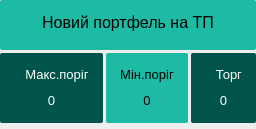
              <widget class="QFrame" name="frame">
               <property name="styleSheet">
                <string notr="true">padding-bottom:6px;
background-color: none</string>
               </property>
               <layout class="QVBoxLayout" name="verticalLayout_36">
                <property name="spacing">
                 <number>3</number>
                </property>
                <property name="leftMargin">
                 <number>0</number>
                </property>
                <property name="topMargin">
                 <number>0</number>
                </property>
                <property name="rightMargin">
                 <number>0</number>
                </property>
                <property name="bottomMargin">
                 <number>0</number>
                </property>
                <item>
                 <widget class="QLabel" name="label_4">
                  <property name="minimumSize">
                   <size>
                    <width>0</width>
                    <height>50</height>
                   </size>
                  </property>
                  <property name="font">
                   <font>
                    <pointsize>12</pointsize>
                    <weight>50</weight>
                    <italic>false</italic>
                    <bold>false</bold>
                   </font>
                  </property>
                  <property name="styleSheet">
                   <string notr="true">background-color: rgb(29, 187, 164);
border: none;
border-radius: 2px;
</string>
                  </property>
                  <property name="text">
                   <string>Новий портфель на ТП</string>
                  </property>
                  <property name="alignment">
                   <set>Qt::AlignCenter</set>
                  </property>
                 </widget>
                </item>
                <item>
                 <layout class="QHBoxLayout" name="horizontalLayout_7">
                  <property name="spacing">
                   <number>3</number>
                  </property>
                  <item>
                   <widget class="QWidget" name="widget_10" native="true">
                    <property name="minimumSize">
                     <size>
                      <width>0</width>
                      <height>50</height>
                     </size>
                    </property>
                    <property name="styleSheet">
                     <string notr="true">color: rgb(255, 255, 255);
background-color: rgb(0, 84, 74);
border-radius: 2px;
border: none;</string>
                    </property>
                    <layout class="QVBoxLayout" name="verticalLayout_37">
                     <item>
                      <widget class="QLabel" name="label_88">
                       <property name="font">
                        <font>
                         <pointsize>10</pointsize>
                         <weight>50</weight>
                         <italic>false</italic>
                         <bold>false</bold>
                        </font>
                       </property>
                       <property name="styleSheet">
                        <string notr="true">padding: 5px;</string>
                       </property>
                       <property name="text">
                        <string>   Макс.поріг</string>
                       </property>
                       <property name="alignment">
                        <set>Qt::AlignCenter</set>
                       </property>
                      </widget>
                     </item>
                     <item>
                      <widget class="QLabel" name="label_89">
                       <property name="font">
                        <font>
                         <pointsize>10</pointsize>
                         <weight>50</weight>
                         <italic>false</italic>
                         <bold>false</bold>
                        </font>
                       </property>
                       <property name="styleSheet">
                        <string notr="true"/>
                       </property>
                       <property name="text">
                        <string>0</string>
                       </property>
                       <property name="alignment">
                        <set>Qt::AlignCenter</set>
                       </property>
                      </widget>
                     </item>
                    </layout>
                   </widget>
                  </item>
                  <item>
                   <widget class="QWidget" name="widget_11" native="true">
                    <property name="minimumSize">
                     <size>
                      <width>0</width>
                      <height>0</height>
                     </size>
                    </property>
                    <property name="styleSheet">
                     <string notr="true">background-color: rgb(29, 187, 164);
border: none;
border-radius: 2px;
</string>
                    </property>
                    <layout class="QVBoxLayout" name="verticalLayout_38">
                     <item>
                      <widget class="QLabel" name="label_92">
                       <property name="font">
                        <font>
                         <pointsize>10</pointsize>
                         <weight>50</weight>
                         <italic>false</italic>
                         <bold>false</bold>
                        </font>
                       </property>
                       <property name="styleSheet">
                        <string notr="true">padding: 5px;</string>
                       </property>
                       <property name="text">
                        <string>Мін.поріг</string>
                       </property>
                       <property name="alignment">
                        <set>Qt::AlignCenter</set>
                       </property>
                      </widget>
                     </item>
                     <item>
                      <widget class="QLabel" name="label_93">
                       <property name="minimumSize">
                        <size>
                         <width>0</width>
                         <height>0</height>
                        </size>
                       </property>
                       <property name="font">
                        <font>
                         <pointsize>10</pointsize>
                         <weight>50</weight>
                         <italic>false</italic>
                         <bold>false</bold>
                        </font>
                       </property>
                       <property name="styleSheet">
                        <string notr="true"/>
                       </property>
                       <property name="text">
                        <string>0</string>
                       </property>
                       <property name="alignment">
                        <set>Qt::AlignCenter</set>
                       </property>
                      </widget>
                     </item>
                    </layout>
                   </widget>
                  </item>
                  <item>
                   <widget class="QWidget" name="widget_12" native="true">
                    <property name="styleSheet">
                     <string notr="true">color: rgb(255, 255, 255);
background-color: rgb(0, 84, 74);
border-radius: 2px;
border: none;</string>
                    </property>
                    <layout class="QVBoxLayout" name="verticalLayout_39">
                     <item>
                      <widget class="QLabel" name="label_96">
                       <property name="font">
                        <font>
                         <pointsize>10</pointsize>
                         <weight>50</weight>
                         <italic>false</italic>
                         <bold>false</bold>
                        </font>
                       </property>
                       <property name="styleSheet">
                        <string notr="true">padding: 5px;</string>
                       </property>
                       <property name="text">
                        <string>   Торг</string>
                       </property>
                       <property name="alignment">
                        <set>Qt::AlignCenter</set>
                       </property>
                      </widget>
                     </item>
                     <item>
                      <widget class="QLabel" name="label_97">
                       <property name="font">
                        <font>
                         <pointsize>10</pointsize>
                         <weight>50</weight>
                         <italic>false</italic>
                         <bold>false</bold>
                        </font>
                       </property>
                       <property name="styleSheet">
                        <string notr="true"/>
                       </property>
                       <property name="text">
                        <string>0</string>
                       </property>
                       <property name="alignment">
                        <set>Qt::AlignCenter</set>
                       </property>
                      </widget>
                     </item>
                    </layout>
                   </widget>
                  </item>
                 </layout>
                </item>
               </layout>
              </widget>
